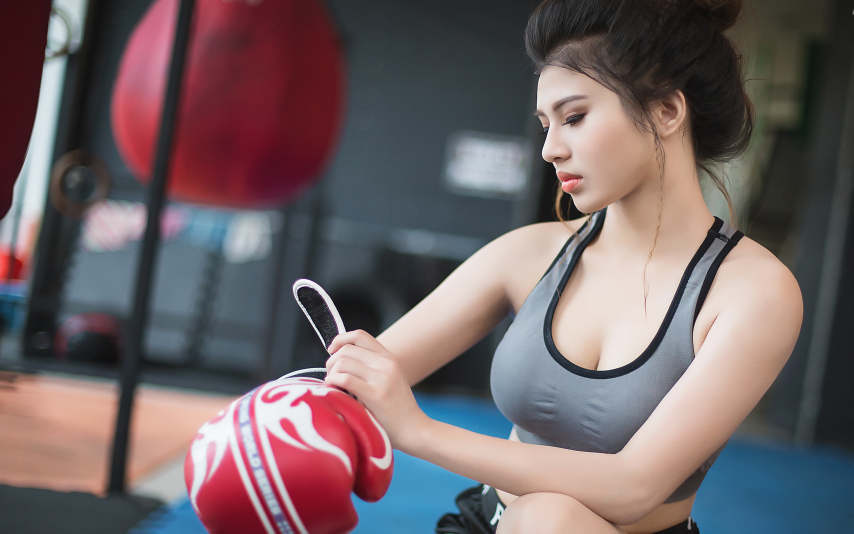
#> input picture qq_bot_shu_4_27/data/群聊/suijitu.jpg, 2560 x 1600 px (shown at 1/3 size)
$ python -i qq_bot.py   (imports and definitions only)
#> lines starting #> are read from the running program, lines starting #| are printed output that depends on the picture
### 2023.1.20/creat_sessionKey.py
import http.client
import json
class Info_informession:
    def __init__(self, host="localhost", port=8080, verifyKey="Wuhao118744"):
        """
        :param host: 监听地址
        :param port: 监听端口
        :param verifyKey: key
        """
        self.VisitHttpPath = http.client.HTTPConnection(host, port)
        self.verifyKey = verifyKey
        self.sessionKey = self.bind()
        self.bot_qq = 2320864323 # 这里输入bot的qq号

    def bind(self):
        print('该程序由wh制作')
        auto = json.dumps({"verifyKey": self.verifyKey})
        VisitHttpPath = self.VisitHttpPath
        VisitHttpPath.request("POST", "/verify", auto)
        response = VisitHttpPath.getresponse()
        session = response.read().decode("utf-8")
        print("主人，恭喜您认证成功啦:" + str(session))

        sessionKey = json.loads(session)['session']
        bind = json.dumps({"sessionKey": sessionKey, "qq":2320864323 })  # 此处输入bot的qq号
        VisitHttpPath.request("POST", '/bind', bind)
        response = VisitHttpPath.getresponse().read().decode("utf-8")
        print("主人，恭喜你绑定成功啦:" + str(response))

        return sessionKey

### 2023.1.20/qq_bot.py
#这个版本旨在解决一些优化问题包括但不限于：保存无效照片、防加一功能的不完善、无法对指定群聊开启或关闭一些功能
#在本地json文件中对群聊私聊关键词进行处理，而不是每次重启后就消失
#清楚对应账号的使用功能的权限，关闭对应账号群聊的所有功能
#删除冗余代码
#本次更新自1.10始
#预计1.16结束
#中间可能会在logs文件中加入10个左右文件夹
#开干————1.10
#更新日志1.13 3:04 增加了自己diy自动回复的功能，让自动回复更加的灵活，睡觉
import asyncio
import http.client
import json
import threading
import re
import requests
import chat_bot

from group_operate import Group_operate
from friend_operate import Friend_operate
from settings import Settings
from games import Games
from new_message import New_message
import os
from moudles import creat_sessionKey
'''
script_path = "C:\\Users\\23208\\Desktop\\mcl - 快捷方式.lnk"

os.system(f'start cmd /k "{script_path}"')
time.sleep(5)
'''

class bot:
    def __init__(self):

        self.bot_qq = 2320864323 # 这里输入bot的qq号
        self.Info=creat_sessionKey.Info_informession()
        self.VisitHttpPath = self.Info.VisitHttpPath
        self.verifyKey = self.Info.verifyKey
        self.sessionKey = self.Info.sessionKey
        self.bot_qq = self.Info.bot_qq  # 这里记得在creat_sessionKey文件中更改qq_bot为你的机器人qq
        self.settings = Settings()
        self.Group_operate = Group_operate()
        self.Friend_operate = Friend_operate()
        self.Games = Games()
        self.New_message = New_message()


    # [15 lines left out: function bind, not called in this run]

    async def run(self):
        method = [asyncio.create_task(self.message())]
        await asyncio.gather(*method)

    async def message(self):
        # /fetchLatestMessage?sessionKey=YourSessionKey&count=10
        VisitHttpPath = self.VisitHttpPath
        sessionKey = self.sessionKey
        while True:
            try:
                VisitHttpPath.request(method='GET', url='/fetchLatestMessage?sessionKey=' + sessionKey + '&count=10')
                response = VisitHttpPath.getresponse().read().decode("utf-8")
                data = json.loads(response)
                if data['data'] != []:
                    threading.Thread(target=self.dispose, args=(data,)).start()
            except Exception as e:
                print(e)

    # [182 lines left out: function dispose, not called in this run]


# [3 lines not run here, left out]

>>> import cv2
>>> picture = cv2.imread('../qq_bot_shu_4_27/data/群聊/suijitu.jpg', cv2.IMREAD_GRAYSCALE)
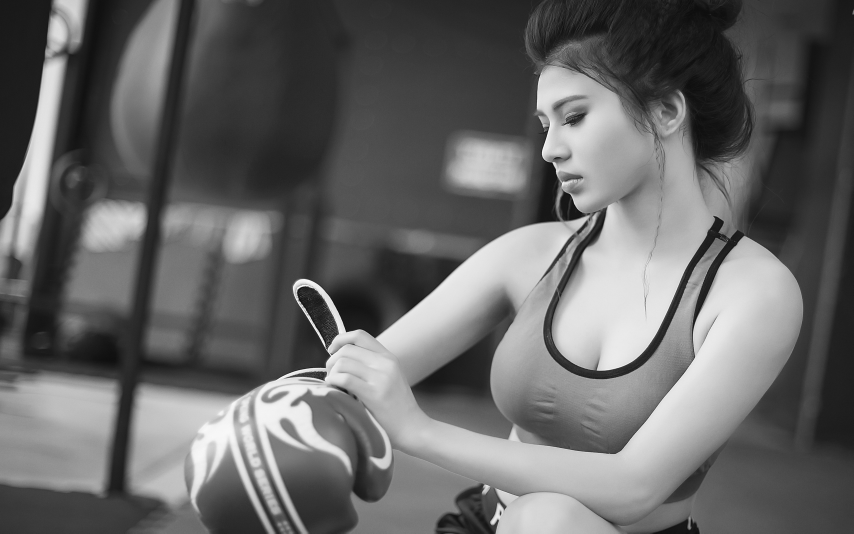
#> picture: shape (1600, 2560) (shown at 1/3 size); min 4, max 255, mean 103.2
>>> result = bot().dispose(picture)
#> (the run stopped early here; a loop or call above may not have finished)
